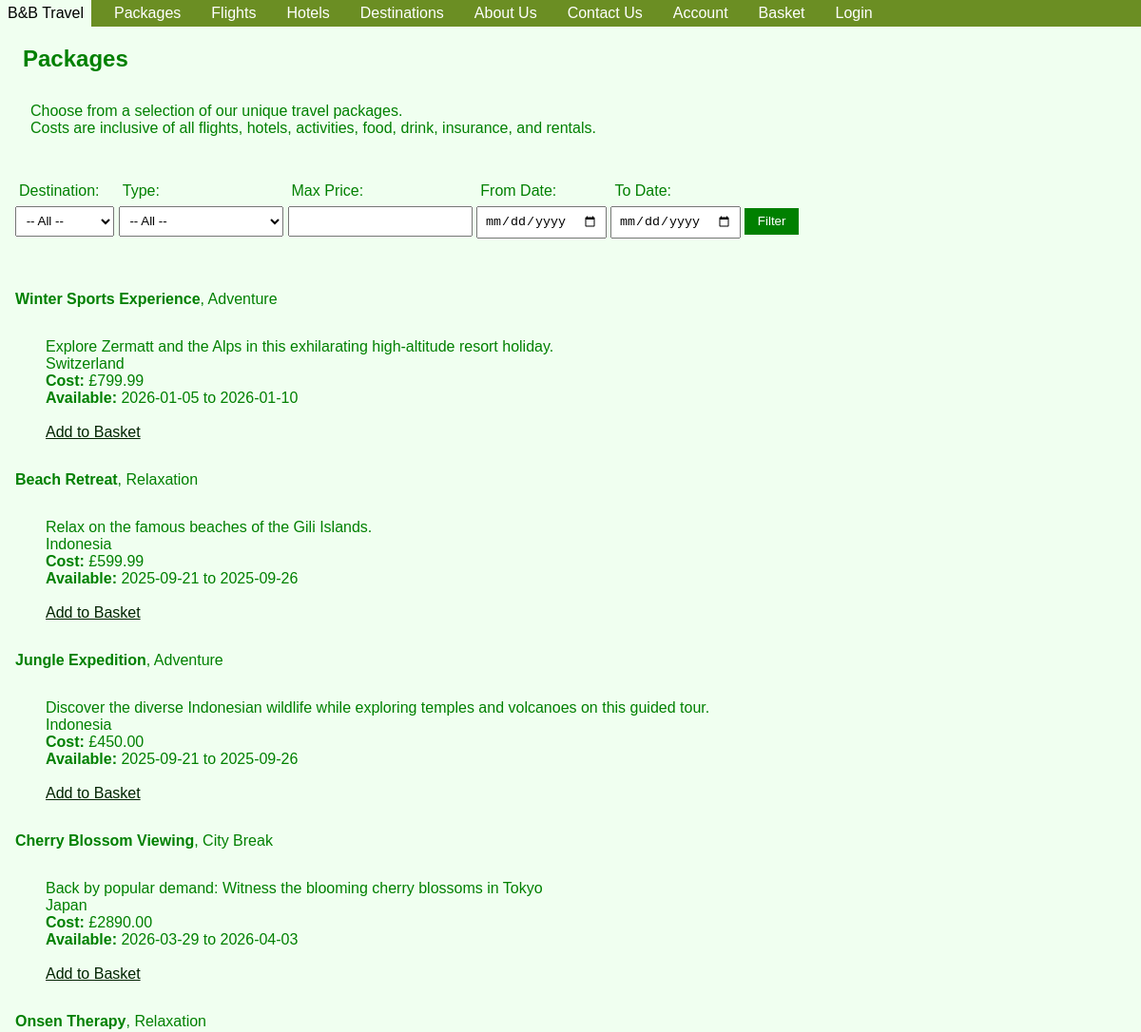
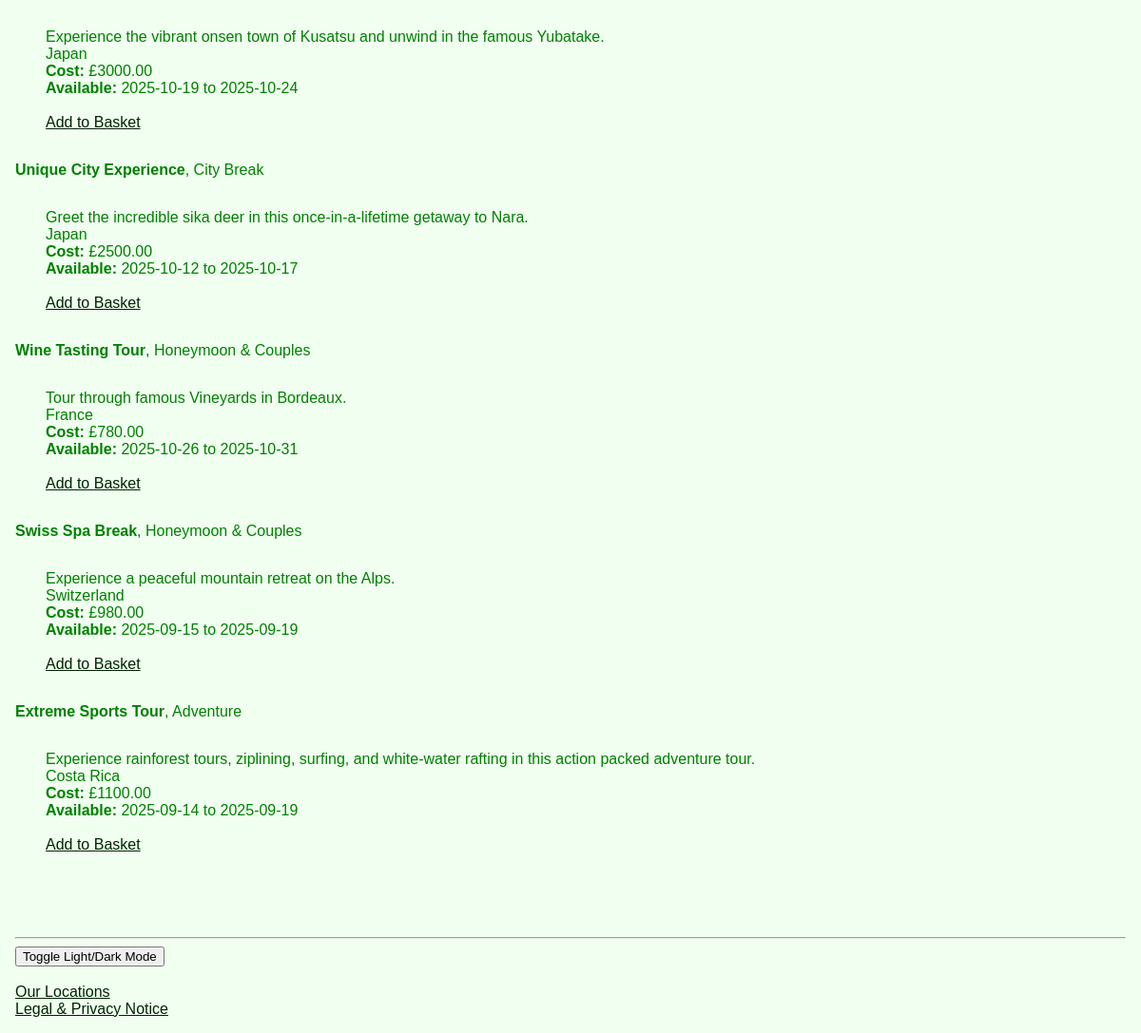
/webpages/offers.php, run on the app's committed database (2 pictures, top to bottom).
### tables this page shows
CREATE TABLE `offers` (
  `id` int(11) NOT NULL,
  `title` varchar(255) DEFAULT NULL,
  `description` text DEFAULT NULL,
  `price` decimal(10,2) DEFAULT NULL,
  `destination` varchar(100) DEFAULT NULL,
  `type` varchar(100) DEFAULT NULL,
  `start_date` date DEFAULT NULL,
  `end_date` date DEFAULT NULL
);

### webpages/offers.php (the view, shortened to what this page needs)
<?php include 'header.php'; ?>
<h2>Packages</h2>
<p>
  Choose from a selection of our unique travel packages.
  <br>
  Costs are inclusive of all flights, hotels, activities, food, drink, insurance, and rentals.
</p>
<form method="get" action="offers.php">
<div class="formdisplay">
  <label>Destination:</label>
  <select name="destination">
    <option value="">-- All --</option>
  </select>
</div>
<div class="formdisplay">
  <label>Type:</label>
  <select name="type">
    <option value="">-- All --</option>
  </select>
</div>
<div class="formdisplay">
  <label>Max Price:</label>
  <input type="number" name="max_price" step="0.01">
</div>
<div class="formdisplay">
  <label>From Date:</label>
  <input type="date" name="start_date">
</div>
<div class="formdisplay">
  <label>To Date:</label>
  <input type="date" name="end_date">
</div>
  <button type="submit">Filter</button>
</form>
<ul>
<?php
$pdo = new PDO('mysql:host=localhost;dbname=travel_website', 'root', '');
$where = [];
$param = [];
$sql = "SELECT * FROM offers" . ($where ? " WHERE " . implode(" AND ", $where) : "");
$stmt = $pdo->prepare($sql);
$stmt->execute($param);
foreach ($stmt as $offer) {
  echo
  "<li><strong>{$offer['title']}</strong>, {$offer['type']}</li>
   <p>
    {$offer['description']}
    <br>
    {$offer['destination']}
    <br>
    <strong>Cost: </strong>£{$offer['price']}
    <br>
    <strong>Available: </strong> {$offer['start_date']} to
    {$offer['end_date']}
    <br><br>
    <a href='add_to_basket.php?id={$offer['id']}&type=offer'>Add to Basket</a></li><br>
   </p>";
}
?>
</ul>
<?php include 'footer.php'; ?>

### assets/css/style.css (style rules this page uses)
body { font-family: Arial, Helvetica, Tahoma, Verdana; background: #f0fff0; color: green; margin: 0; padding: 0; }
p { margin: 2em; }
li { display: flex; }
h1, h2 { color: green; padding-left: 1em; }
form { padding: 1em; }
input, textarea, select { display: block; margin: 0.5em 0; padding: 0.5em; }
ul { padding: 1em; }
a { color: #012401; }
form button { background-color: green; color: white; padding: 0.5em 1em; border: none; cursor: pointer; margin-top: 1em; }

### data on the page
offers: title "Winter Sports Experience", type "Adventure", description "Explore Zermatt and the Alps in this exhilarating high-altitude resort holiday.", destination "Switzerland", price "799.99", start_date "2026-01-05", end_date "2026-01-10"
offers: title "Beach Retreat", type "Relaxation", description "Relax on the famous beaches of the Gili Islands.", destination "Indonesia", price "599.99", start_date "2025-09-21", end_date "2025-09-26"
offers: title "Jungle Expedition", type "Adventure", description "Discover the diverse Indonesian wildlife while exploring temples and volcanoes on this guided tour.", destination "Indonesia", price "450.00", start_date "2025-09-21", end_date "2025-09-26"
offers: title "Cherry Blossom Viewing", type "City Break", description "Back by popular demand: Witness the blooming cherry blossoms in Tokyo", destination "Japan", price "2890.00", start_date "2026-03-29", end_date "2026-04-03"
offers: title "Onsen Therapy", type "Relaxation", description "Experience the vibrant onsen town of Kusatsu and unwind in the famous Yubatake.", destination "Japan", price "3000.00", start_date "2025-10-19", end_date "2025-10-24"
offers: title "Unique City Experience", type "City Break", description "Greet the incredible sika deer in this once-in-a-lifetime getaway to Nara.", destination "Japan", price "2500.00", start_date "2025-10-12", end_date "2025-10-17"
offers: title "Wine Tasting Tour", type "Honeymoon & Couples", description "Tour through famous Vineyards in Bordeaux.", destination "France", price "780.00", start_date "2025-10-26", end_date "2025-10-31"
offers: title "Swiss Spa Break", type "Honeymoon & Couples", description "Experience a peaceful mountain retreat on the Alps.", destination "Switzerland", price "980.00", start_date "2025-09-15", end_date "2025-09-19"
offers: title "Extreme Sports Tour", type "Adventure", description "Experience rainforest tours, ziplining, surfing, and white-water rafting in this action packed adventure tour.", destination "Costa Rica", price "1100.00", start_date "2025-09-14", end_date "2025-09-19"
